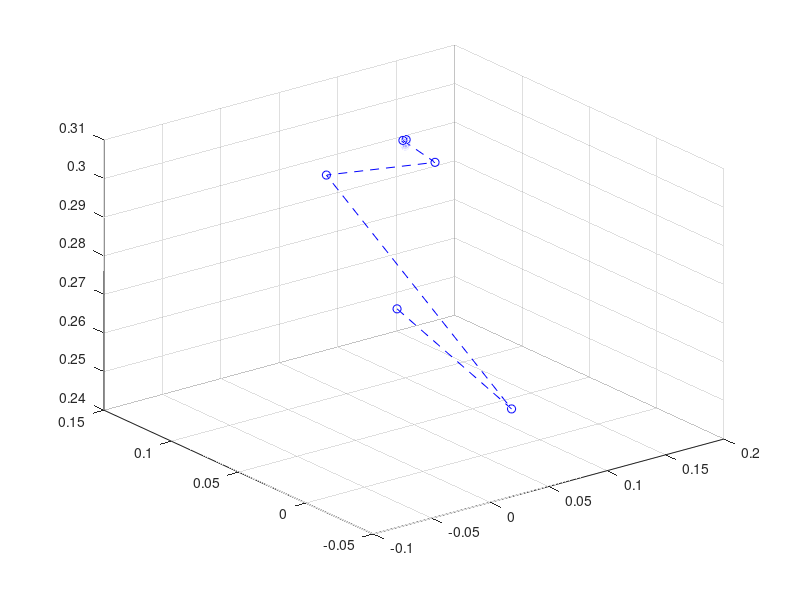

This chart was generated by the following MATLAB code:
% inverse kinematic
% define array to store the value of x 
x1=[];x2=[];x3=[];
a=[0;0.3;0.3;0.1];
% define the target positions
target = [0.1;0.1;0.3];
% define the origin state
q=[30*pi/180;45*pi/180;100*pi/180;100*pi/180];
theta1=q(1); theta(2)=q(2); theta(3)=q(3); theta(4)=q(4);
constraints=[0,2*pi;0.083*pi,0.416*pi;0.1667*pi,0.667*pi;0.25*pi,0.667*pi];
% the length of each linkage
a(2)=0.3;a(3)=0.3;a(4)=0.1;
x = [cos(theta1)*(a(2)*cos(theta(2))+a(3)*cos(theta(2)+theta(3))+a(4)*cos(theta(2)+theta(3)+theta(4)));
    sin(theta1)*(a(2)*cos(theta(2))+a(3)*cos(theta(2)+theta(3))+a(4)*cos(theta(2)+theta(3)+theta(4)));
    a(2)*sin(theta(2))+a(3)*sin(theta(2)+theta(3))+a(4)*sin(theta(2)+theta(3)+theta(4))];
% calculate the distance-how far away the object is from the target
diff = sqrt((target(1)-x(1))^2 + (target(2)-x(2))^2 +(target(3)-x(3))^2);
% store the value of x and theta in predefined arrays
x1(end+1)=x(1);x2(end+1)=x(2);x3(end+1)=x(3);
count = 0;
while(count<500 && diff>0.0001)
% jocobian matrix
J = [-sin(theta1)*(a(2)*cos(theta(2))+a(3)*cos(theta(2)+theta(3))+a(4)*cos(theta(2)+theta(3)+theta(4))),...
    cos(theta1)*(-a(2)*sin(theta(2))-a(3)*sin(theta(2)+theta(3))-a(4)*sin(theta(2)+theta(3)+theta(4))),...
    -cos(theta1)*(a(3)*sin(theta(2)+theta(3))+a(4)*sin(theta(2)+theta(3)+theta(4))),...
    -cos(theta1)*a(4)*sin(theta(2)+theta(3)+theta(4));cos(theta1)*(a(2)*cos(theta(2))+a(3)*cos(theta(2)+theta(3))+a(4)*cos(theta(2)+theta(3)+theta(4))),...
    sin(theta1)*(-a(2)*sin(theta(2))-a(3)*sin(theta(2)+theta(3))-a(4)*sin(theta(2)+theta(3)+theta(4))),...
    -sin(theta1)*(a(3)*sin(theta(2)+theta(3))+a(4)*sin(theta(2)+theta(3)+theta(4))),...
    -sin(theta1)*a(4)*sin(theta(2)+theta(3)+theta(4));0,a(2)*cos(theta(2))+a(3)*cos(theta(2)+theta(3))+a(4)*cos(theta(2)+theta(3)+theta(4)),...
    a(3)*cos(theta(2)+theta(3))+a(4)*cos(theta(2)+theta(3)+theta(4)),a(4)*cos(theta(2)+theta(3)+theta(4))];
% update the value of q
dq = pinv(J)*(target - x);
q=mod(q+dq,2*pi);
% ajust the angle according to the constraints
        if q(1)< constraints(1,1)                 
            q(1) = constraints(1,1);
        end
        if q(1) > constraints(1,2)
            q(1) = constraints(1,2);
        end
        if q(2)< constraints(2,1)
            q(2) = constraints(2,1);
        end
        if q(2) > constraints(2,2)
            q(2) = constraints(2,2);
        end
        if q(3) < constraints(3,1)
            q(3) = constraints(3,1);
        end
        if q(3) > constraints(3,2)
            q(3) = constraints(3,2);
        end
        if q(4) < constraints(4,1)
            q(4) = constraints(4,1);
        end
        if q(4) > constraints(4,2)
            q(4) = constraints(4,2);
        end
theta1=q(1); theta(2)=q(2); theta(3)=q(3); theta(4)=q(4);
% convert back to x
x = [cos(theta1)*(a(2)*cos(theta(2))+a(3)*cos(theta(2)+theta(3))+a(4)*cos(theta(2)+theta(3)+theta(4)));
    sin(theta1)*(a(2)*cos(theta(2))+a(3)*cos(theta(2)+theta(3))+a(4)*cos(theta(2)+theta(3)+theta(4)));
    a(2)*sin(theta(2))+a(3)*sin(theta(2)+theta(3))+a(4)*sin(theta(2)+theta(3)+theta(4))];
disp(x);
diff = sqrt((target(1)-x(1))^2 + (target(2)-x(2))^2 +(target(3)-x(3))^2);
count = count + 1;
x1(end+1)=x(1);
x2(end+1)=x(2);
x3(end+1)=x(3);
end

if diff >0.0001
disp(0);
end
if diff <= 0.0001
disp(1);
end;
plot3(x1,x2,x3,'b--o');
grid on











